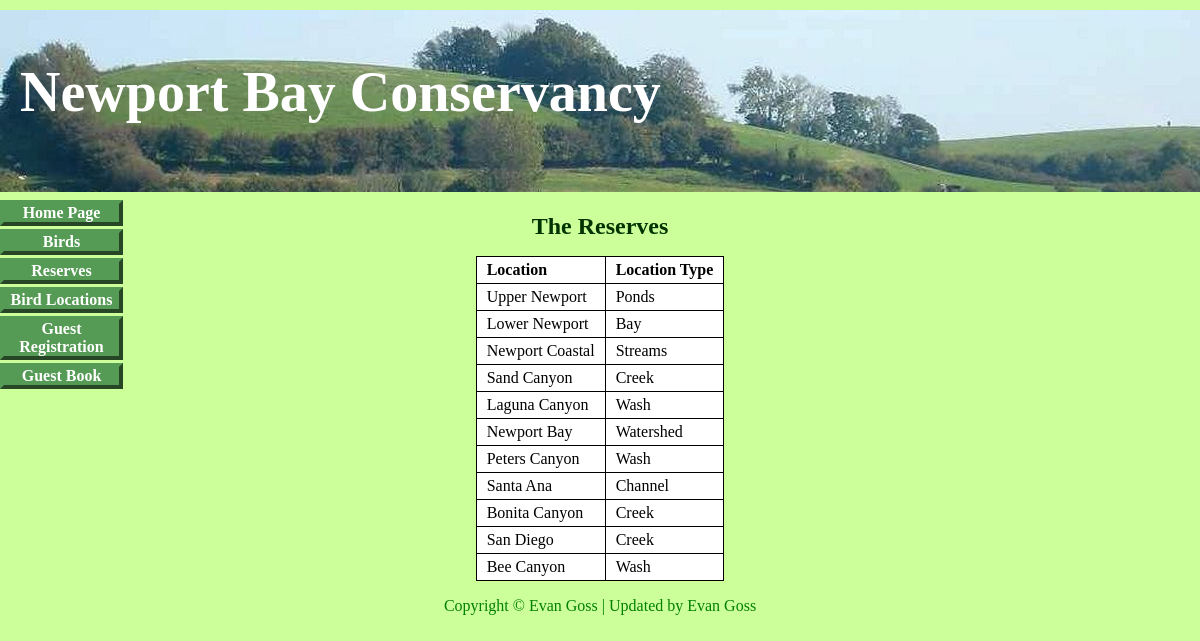
Screenshot of /birds/reserves.php with the database file from the repository.
### tables this page shows
CREATE TABLE IF NOT EXISTS `location` (
  `location_id` mediumint(3) unsigned NOT NULL AUTO_INCREMENT,
  `location` tinytext NOT NULL,
  `location_type` tinytext NOT NULL,
  `bird_id` mediumint(4) unsigned NOT NULL,
  PRIMARY KEY (`location_id`),
  KEY `bird_id` (`bird_id`)
);

### birds/reserves.php (the view, shortened to what this page needs)
<!doctype html>
<html lang=en>
<head>
	<link rel="stylesheet" type="text/css" href="birds.css">
</head>
<body>
	<div id="container">
		<?php
			include("includes/header.php");
			include("includes/nav.php");
		?>
		<div id="content">
			<div id="midcol">
				<h2>The Reserves</h2>
				<p>
					<?php
						require('mysqli_connect.php');
						$q = "SELECT * FROM location";
						$result = @mysqli_query($dbcon, $q);
						if ($result) {
							echo '<table><tr>
								<td align="left"><b>Location</b></td>
								<td align="left"><b>Location Type</b></td>
							</tr>';
							while ($row = mysqli_fetch_array($result, MYSQLI_ASSOC)) {
								echo '<tr>
									<td align="left">' . $row['location'] . '</td>
									<td align="left">' . $row['location_type'] . '</td>
								</tr>';
							}
							echo '</table>';
						} else {
							echo '<p class="error">The current locations could not be retrieved. We apologize for any inconvenience.</p>';
							echo '<p>' . mysqli_error($dbcon) . '<br>Query: ' . $q . '</p>';
						}
					?>
				</p>
			</div>
		</div>
	</div>
	<div id="footer">
		<footer>
			<?php
				include("includes/footer.php");
			?>
		</footer>
	</div>
</body>
</html>

### birds/birds.css (style rules this page uses)
h2 { font-size:150%; margin-bottom:0; color:#003300; text-align:center; }
#container { position:relative; min-width:960px; max-width:1200px; margin:auto; text-align:left; }
#midcol { margin-left:150px; margin-right:150px; }
#footer { text-align:center; }
table { background:white; color:black; border:1px black solid; border-collapse:collapse; margin:auto; }
td, th { border:1px black solid; padding:4px 10px; text-align:left; }

### rows the page displays
location: location "Upper Newport", location_type "Ponds"
location: location "Lower Newport", location_type "Bay"
location: location "Newport Coastal", location_type "Streams"
location: location "Sand Canyon", location_type "Creek"
location: location "Laguna Canyon", location_type "Wash"
location: location "Newport Bay", location_type "Watershed"
location: location "Peters Canyon", location_type "Wash"
location: location "Santa Ana", location_type "Channel"
location: location "Bonita Canyon", location_type "Creek"
location: location "San Diego", location_type "Creek"
location: location "Bee Canyon", location_type "Wash"
